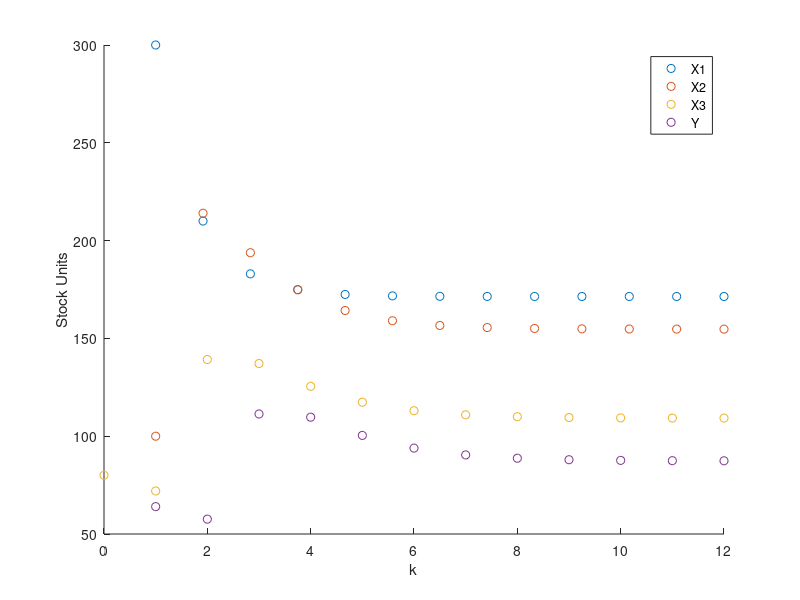

MATLAB code for this plot: (Note: this script raises an error after producing the figure.)
%% Q1 Linear discrete Time System
close all
clear all
clc

%% Q1.1 define parameters
d1 = 0.1;
d2 = 0.1;
a1 = 0.6;
a2 = 0.6;
b3 = 0.05;
r3 = 0.8;
x1_0 = 300;
x2_0 = 100;
x3_0 = 80;

Uk = 120;

%% 1.2 : Plot x1, x2, x3 and y against k and interpret the system stability.

% By looking at the plot, we can say the system is stable.

% from supply chain in lec notes
A = [   1-a1-d1 0   0;
        a1 1-a2-d2 b3;
        0 a2 1-b3-r3;
    ];

B = [1;
    0;
    0;
    ];

C = [0 0 r3];

X = zeros(3,13);

X(1,1) = x1_0;
X(2,1) = x2_0;
X(3,1) = x3_0;

Y = zeros(1,13);

for k = 1:12
    X(:,k+1) = A*X(:,k) + B*Uk;    
    y(k) = C*X(:,k);
end

figure
hold on
scatter(linspace(1,12,13),X(1,:))
scatter(linspace(1,12,13),X(2,:))
scatter(linspace(0,12,13),X(3,:))
scatter(linspace(1,12,12),y)
legend('X1', 'X2', 'X3', 'Y')
xlabel('k')
ylabel('Stock Units')

%% 1.3 egeinvalues of matrix A to prove claim above
eig(A)

% all values <= 1, therefore stable

%% 1.4 controllability
Co = [B A*B A^2*B];

% Check rank
rank(C)

%% 1.5 Create discrete time system model

sys = ss(A,B,C,0, 1, 'TimeUnit', 'months');

%% 1.6 use functions 'isstable' and 'ctrb'
% Check stability, 1 = stable, 0 = unstable
isstable(sys)

% Calculate control matrix
C = ctrb(A,B)

% Test number of uncontrollable states
unco = length(A) - rank(C)